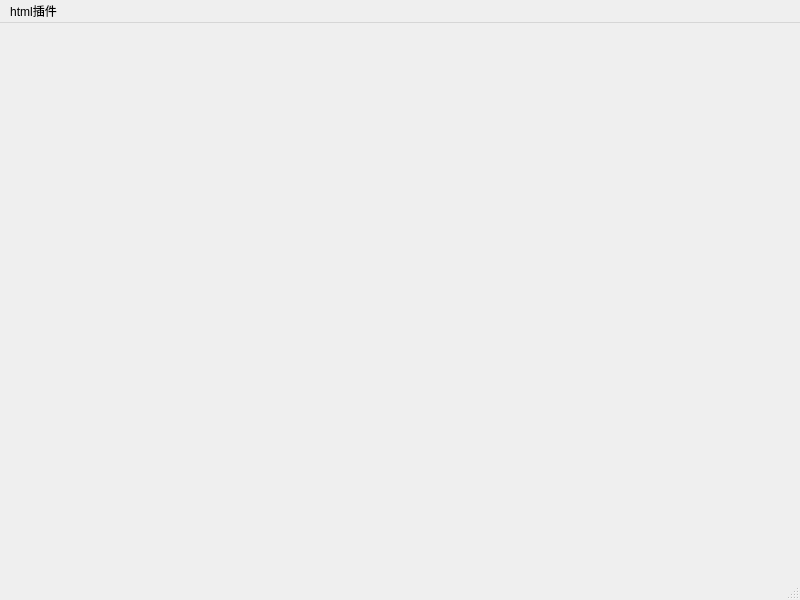
<?xml version="1.0" encoding="UTF-8"?>
<ui version="4.0">
 <class>MainWindow</class>
 <widget class="QMainWindow" name="MainWindow">
  <property name="geometry">
   <rect>
    <x>0</x>
    <y>0</y>
    <width>800</width>
    <height>600</height>
   </rect>
  </property>
  <property name="windowTitle">
   <string>MainWindow</string>
  </property>
  <widget class="QWidget" name="centralwidget"/>
  <widget class="QMenuBar" name="menubar">
   <property name="geometry">
    <rect>
     <x>0</x>
     <y>0</y>
     <width>800</width>
     <height>22</height>
    </rect>
   </property>
   <widget class="QMenu" name="menuhtml">
    <property name="title">
     <string>html插件</string>
    </property>
    <addaction name="dakai"/>
   </widget>
   <addaction name="menuhtml"/>
  </widget>
  <widget class="QStatusBar" name="statusbar"/>
  <action name="dakai">
   <property name="text">
    <string>打开</string>
   </property>
  </action>
 </widget>
 <resources/>
 <connections/>
</ui>
